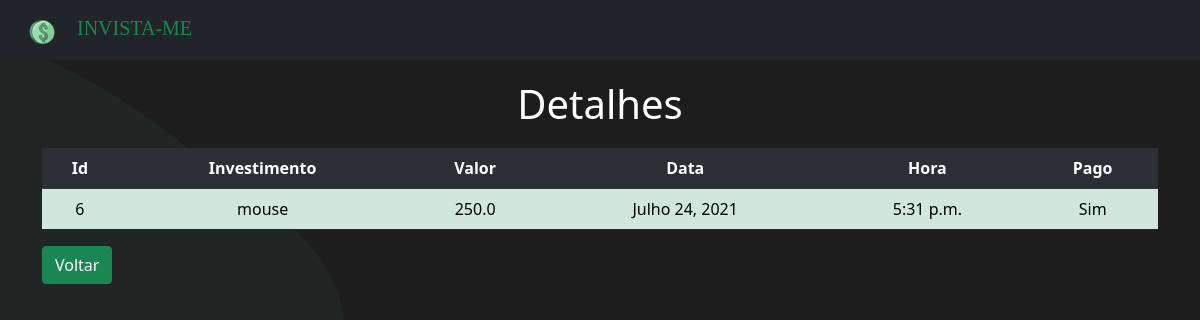
Screenshot of /detalhes/6 with the database file from the repository.
### invistame/models.py (models this page shows)
class Investimento(models.Model):
    investimento = models.TextField(max_length=200)
    valor = models.FloatField(max_length=9)
    pago = models.BooleanField(default=False)
    data = models.DateField(default=datetime.now)
    hora = models.TimeField(default=time.strftime('%H:%M', time.localtime()))

### invistame/views.py (the view)
# urls.py: path('detalhes/<int:id_investimento>', views.detalhes, name='detalhes'),
def detalhes(request, id_investimento):
    dados = {
        'dados': Investimento.objects.get(pk=id_investimento)
    }
    return render(request, 'investimentos/detalhes.html', dados)

### invistame/templates/investimentos/detalhes.html (shortened to what this page needs)
{% extends 'base.html' %}
{% block content %}
<div class="container" style="margin-top: 20px;">
    <h1 style="text-align: center; color: white;">Detalhes</h1>
    <table class='table table-success table-hover table-striped border-dark ' style="margin-top: 20px;">
        <tr style="text-align: center; margin-top: 20px;" class="table-dark">
            <th>Id</th>
            <th>Investimento</th>
            <th>Valor</th>
            <th>Data</th>
            <th>Hora</th>
            <th>Pago</th>
        </tr>
        <tr style="text-align: center;">
            <td>{{dados.id}}</td>
            <td>{{dados.investimento}}</td>
            <td>{{dados.valor}}</td>
            <td>{{dados.data}}</td>
            <td>{{dados.hora}}</td>
            {% if dados.pago %}
            <td>Sim</td>
            {% else %}
            <td>Não</td>
            {% endif %}
        </tr>
    </table>
    <button class="btn btn-success"><a style="color: white;text-decoration: none;"
            href="{% url 'listagem' %}">Voltar</a></button>
</div>
{% endblock %}

### invistame/static/css/styles.css (style rules this page uses)
body { background: url("/static/img/page.svg"); background-repeat: no-repeat; background-size: cover; position: relative; height: 100vh; width: 100vw; }

### rows the page displays
Investimento: id "6", investimento "mouse", valor "250.0", data "Julho 24, 2021", hora "5:31 p.m."
